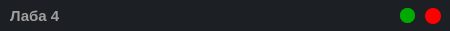
   <widget class="QFrame" name="frame_header">
    <property name="geometry">
     <rect>
      <x>0</x>
      <y>0</y>
      <width>450</width>
      <height>31</height>
     </rect>
    </property>
    <property name="styleSheet">
     <string notr="true">border-radius: 10px;
background-color: rgb(28, 31, 35)</string>
    </property>
    <property name="frameShape">
     <enum>QFrame::StyledPanel</enum>
    </property>
    <property name="frameShadow">
     <enum>QFrame::Raised</enum>
    </property>
    <widget class="QLabel" name="label_6">
     <property name="geometry">
      <rect>
       <x>10</x>
       <y>6</y>
       <width>148</width>
       <height>20</height>
      </rect>
     </property>
     <property name="font">
      <font>
       <family>Segoe UI</family>
       <pointsize>11</pointsize>
       <weight>75</weight>
       <bold>true</bold>
      </font>
     </property>
     <property name="layoutDirection">
      <enum>Qt::LeftToRight</enum>
     </property>
     <property name="styleSheet">
      <string notr="true">color:rgb(160, 160, 160)</string>
     </property>
     <property name="frameShape">
      <enum>QFrame::NoFrame</enum>
     </property>
     <property name="text">
      <string>Лаба 4</string>
     </property>
     <property name="alignment">
      <set>Qt::AlignLeading|Qt::AlignLeft|Qt::AlignVCenter</set>
     </property>
    </widget>
    <widget class="QPushButton" name="pushButton_exp">
     <property name="geometry">
      <rect>
       <x>400</x>
       <y>8</y>
       <width>15</width>
       <height>15</height>
      </rect>
     </property>
     <property name="font">
      <font>
       <family>Segoe UI</family>
       <pointsize>10</pointsize>
       <weight>50</weight>
       <bold>false</bold>
      </font>
     </property>
     <property name="cursor">
      <cursorShape>PointingHandCursor</cursorShape>
     </property>
     <property name="styleSheet">
      <string notr="true">QPushButton{
	background-color: rgb(0, 170, 0);
	border-radius: 7px;
	text-align: center;
}

QPushButton:hover{
	background-color: rgb(0, 111, 0);
}

QPushButton:pressed{
	background-color: rgb(0, 153, 0);
}</string>
     </property>
     <property name="text">
      <string/>
     </property>
    </widget>
    <widget class="QPushButton" name="pushButton_close">
     <property name="geometry">
      <rect>
       <x>425</x>
       <y>8</y>
       <width>16</width>
       <height>16</height>
      </rect>
     </property>
     <property name="font">
      <font>
       <family>Segoe UI</family>
       <pointsize>10</pointsize>
       <weight>50</weight>
       <bold>false</bold>
      </font>
     </property>
     <property name="cursor">
      <cursorShape>PointingHandCursor</cursorShape>
     </property>
     <property name="styleSheet">
      <string notr="true">QPushButton{
	background-color: rgb(255, 0, 0);
	border-radius: 8px;
	text-align: center;
}

QPushButton:hover{
	background-color: rgb(175, 0, 0);
}

QPushButton:pressed{
	background-color: rgb(229, 0, 0);
}</string>
     </property>
     <property name="text">
      <string/>
     </property>
    </widget>
   </widget>
